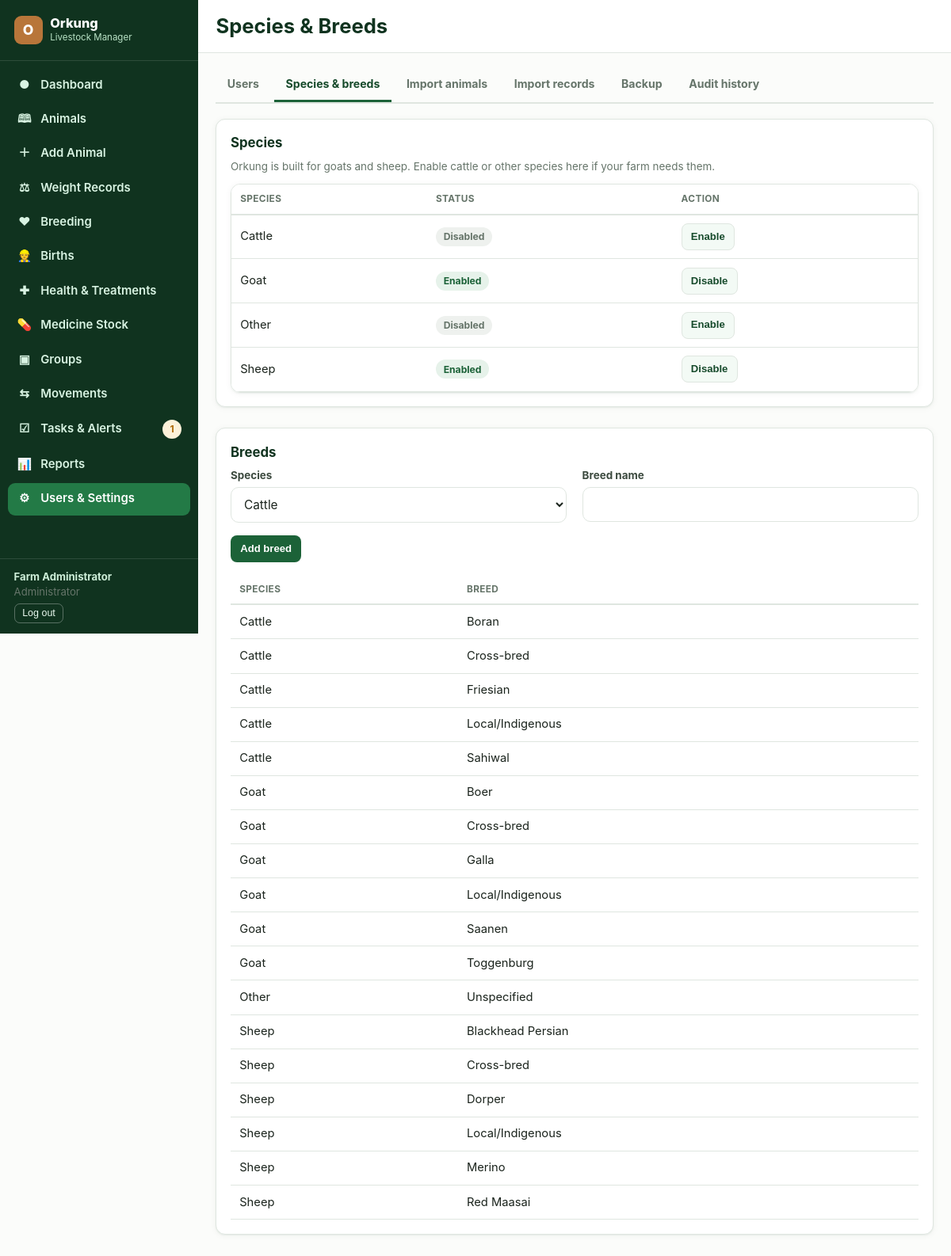
The app's page /admin/settings (signed in) with its own data.
### tables this page shows
CREATE TABLE users (
    id INTEGER PRIMARY KEY AUTOINCREMENT,
    username TEXT NOT NULL UNIQUE,
    password_hash TEXT NOT NULL,
    full_name TEXT NOT NULL,
    email TEXT,
    role TEXT NOT NULL CHECK(role IN ('admin','manager','worker','viewer','vet')),
    active INTEGER NOT NULL DEFAULT 1,
    created_at TEXT NOT NULL DEFAULT (datetime('now')),
    last_login TEXT
);

CREATE TABLE species (
    id INTEGER PRIMARY KEY AUTOINCREMENT,
    name TEXT NOT NULL UNIQUE,
    enabled INTEGER NOT NULL DEFAULT 1
);

CREATE TABLE breeds (
    id INTEGER PRIMARY KEY AUTOINCREMENT,
    species_id INTEGER NOT NULL REFERENCES species(id),
    name TEXT NOT NULL,
    UNIQUE(species_id, name)
);

### blueprints/admin.py (the view)
@bp.route("/settings")
@auth.login_required
@auth.require_roles("admin")
def settings():
    species = db.query("SELECT * FROM species ORDER BY name")
    breeds = db.query("SELECT b.*, s.name AS species_name FROM breeds b JOIN species s ON s.id=b.species_id ORDER BY s.name, b.name")
    return render_template("admin_settings.html", species=species, breeds=breeds)

### auth.py (called while the page is built)
def load_logged_in_user():
    uid = session.get("user_id")
    if uid is None:
        g.user = None
    else:
        g.user = db.query("SELECT * FROM users WHERE id=? AND active=1", (uid,), one=True)
        if g.user is None:
            session.clear()

def login_required(view):
    @wraps(view)
    def wrapped(*args, **kwargs):
        if g.user is None:
            if request.path.startswith("/api/"):
                abort(401)
            return redirect(url_for("auth.login", next=request.path))
        return view(*args, **kwargs)
    return wrapped

def require_roles(*roles):
    def decorator(view):
        @wraps(view)
        def wrapped(*args, **kwargs):
            if g.user is None:
                return redirect(url_for("auth.login", next=request.path))
            if g.user["role"] not in roles:
                db.audit(g.user, "delete_attempt" if request.method == "DELETE" else "access_denied",
                          "permission", summary=f"{g.user['username']} denied {request.method} {request.path}")
                abort(403)
            return view(*args, **kwargs)
        return wrapped
    return decorator

def visible_sections(role):
    return NAV_SECTIONS.get(role, set())

### db.py (called while the page is built)
def get_db():
    if "db" not in g:
        g.db = sqlite3.connect(
            current_app.config["DATABASE"],
            detect_types=sqlite3.PARSE_DECLTYPES,
        )
        g.db.row_factory = sqlite3.Row
        g.db.execute("PRAGMA foreign_keys = ON")
    return g.db

def query(sql, args=(), one=False):
    cur = get_db().execute(sql, args)
    rows = cur.fetchall()
    cur.close()
    if one:
        return rows[0] if rows else None
    return rows

### templates/admin_settings.html (shortened to what this page needs)
{% extends "base.html" %}
{% block heading %}Species &amp; Breeds{% endblock %}
{% block content %}
<div class="tabs">
  <a href="{{ url_for('admin.users') }}">Users</a>
  <a href="{{ url_for('admin.settings') }}" class="active">Species &amp; breeds</a>
  <a href="{{ url_for('admin.import_form') }}">Import animals</a>
  <a href="{{ url_for('records_import.form') }}">Import records</a>
  <a href="{{ url_for('admin.backup') }}">Backup</a>
  <a href="{{ url_for('reports.audit_report') }}">Audit history</a>
</div>
<div class="card section">
  <h3>Species</h3>
  <p class="small muted">Orkung is built for goats and sheep. Enable cattle or other species here if your farm needs them.</p>
  <div class="table-wrap"><table class="data"><thead><tr><th>Species</th><th>Status</th><th>Action</th></tr></thead><tbody>
  {% for s in species %}
  <tr><td data-label="Species">{{ s.name }}</td>
    <td data-label="Status">{% if s.enabled %}<span class="pill green">Enabled</span>{% else %}<span class="pill gray">Disabled</span>{% endif %}</td>
    <td data-label="Action"><form method="post" action="{{ url_for('admin.toggle_species', species_id=s.id) }}">
      <button class="btn small subtle" type="submit">{{ 'Disable' if s.enabled else 'Enable' }}</button></form></td>
  </tr>
  {% endfor %}
  </tbody></table></div>
</div>
<div class="card section">
  <h3>Breeds</h3>
  <form method="post" action="{{ url_for('admin.add_breed') }}" class="form-grid" style="margin-bottom:1rem;">
    <div class="field"><label>Species</label><select name="species_id">{% for s in species %}<option value="{{ s.id }}">{{ s.name }}</option>{% endfor %}</select></div>
    <div class="field"><label>Breed name</label><input type="text" name="name" required></div>
    <div><button class="btn small" type="submit">Add breed</button></div>
  </form>
  <table class="data"><thead><tr><th>Species</th><th>Breed</th></tr></thead><tbody>
  {% for b in breeds %}<tr><td data-label="Species">{{ b.species_name }}</td><td data-label="Breed">{{ b.name }}</td></tr>{% endfor %}
  </tbody></table>
</div>
{% endblock %}

### templates/base.html (shortened to what this page needs)
<!doctype html>
<html lang="en">
<head>
<link rel="stylesheet" href="{{ url_for('static', filename='css/style.css') }}">
</head>
<body>
{% macro navlinks() %}
  {% if 'dashboard' in nav %}<a href="{{ url_for('dashboard.index') }}" class="{{ 'active' if request.endpoint=='dashboard.index' }}"><span class="ic">&#9679;</span> Dashboard</a>{% endif %}
  {% if 'animals' in nav %}<a href="{{ url_for('animals.list_view') }}" class="{{ 'active' if request.endpoint and request.endpoint.startswith('animals.') and request.endpoint!='animals.add' }}"><span class="ic">&#128366;</span> Animals</a>{% endif %}
  {% if 'add_animal' in nav %}<a href="{{ url_for('animals.add') }}" class="{{ 'active' if request.endpoint=='animals.add' }}"><span class="ic">&#65291;</span> Add Animal</a>{% endif %}
  {% if 'weights' in nav %}<a href="{{ url_for('weights.index') }}" class="{{ 'active' if request.endpoint and request.endpoint.startswith('weights.') }}"><span class="ic">&#9878;</span> Weight Records</a>{% endif %}
  {% if 'breeding' in nav %}<a href="{{ url_for('breeding.index') }}" class="{{ 'active' if request.endpoint=='breeding.index' }}"><span class="ic">&#9829;</span> Breeding</a>{% endif %}
  {% if 'births' in nav %}<a href="{{ url_for('breeding.births') }}" class="{{ 'active' if request.endpoint=='breeding.births' }}"><span class="ic">&#128119;</span> Births</a>{% endif %}
  {% if 'health' in nav %}<a href="{{ url_for('health.index') }}" class="{{ 'active' if request.endpoint and request.endpoint.startswith('health.') }}"><span class="ic">&#10010;</span> Health &amp; Treatments</a>{% endif %}
  {% if 'health' in nav %}<a href="{{ url_for('stock.index') }}" class="{{ 'active' if request.endpoint and request.endpoint.startswith('stock.') }}"><span class="ic">&#128138;</span> Medicine Stock</a>{% endif %}
  {% if 'groups' in nav %}<a href="{{ url_for('groups.index') }}" class="{{ 'active' if request.endpoint=='groups.index' }}"><span class="ic">&#9635;</span> Groups</a>{% endif %}
  {% if 'movements' in nav %}<a href="{{ url_for('groups.movements') }}" class="{{ 'active' if request.endpoint=='groups.movements' }}"><span class="ic">&#8646;</span> Movements</a>{% endif %}
  {% if 'tasks' in nav %}<a href="{{ url_for('tasks.index') }}" class="{{ 'active' if request.endpoint and request.endpoint.startswith('tasks.') }}"><span class="ic">&#9745;</span> Tasks &amp; Alerts {% if pending_tasks %}<span class="pill amber" style="margin-left:auto">{{ pending_tasks }}</span>{% endif %}</a>{% endif %}
  {% if 'reports' in nav %}<a href="{{ url_for('reports.index') }}" class="{{ 'active' if request.endpoint and request.endpoint.startswith('reports.') }}"><span class="ic">&#128202;</span> Reports</a>{% endif %}
  {% if 'admin' in nav %}<a href="{{ url_for('admin.users') }}" class="{{ 'active' if request.endpoint and request.endpoint.startswith('admin.') }}"><span class="ic">&#9881;</span> Users &amp; Settings</a>{% endif %}
{% endmacro %}
{% if current_user %}
<div class="app-shell">
  <aside class="sidebar" id="desktopSidebar">
    <div class="brand"><div class="mark">O</div><div><div class="name">Orkung</div><div class="tag">Livestock Manager</div></div></div>
    <nav>{{ navlinks() }}</nav>
    <div class="footer-user">
      <div><strong>{{ current_user.full_name }}</strong></div>
      <div class="muted">{{ role_labels[current_user.role] }}</div>
      <form method="post" action="{{ url_for('auth.logout') }}"><button type="submit">Log out</button></form>
    </div>
  </aside>
  <div class="main">
    <div class="topbar">
      <h1>{% block heading %}{% endblock %}</h1>
    </div>
    <div class="content">
      {% block content %}{% endblock %}
    </div>
  </div>
</div>
{% else %}
  {% block guest_content %}{% endblock %}
{% endif %}
</body>
</html>

### records on screen
users: full_name "Farm Administrator", role "Administrator"
species: name "Cattle", shows "Disabled", enabled "Enable"
species: name "Goat", shows "Enabled", enabled "Disable"
species: name "Other", shows "Disabled", enabled "Enable"
species: name "Sheep", shows "Enabled", enabled "Disable"
breeds: species_name "Cattle", name "Boran"
breeds: species_name "Cattle", name "Cross-bred"
breeds: species_name "Cattle", name "Friesian"
breeds: species_name "Cattle", name "Local/Indigenous"
breeds: species_name "Cattle", name "Sahiwal"
breeds: species_name "Goat", name "Boer"
breeds: species_name "Goat", name "Cross-bred"
breeds: species_name "Goat", name "Galla"
breeds: species_name "Goat", name "Local/Indigenous"
breeds: species_name "Goat", name "Saanen"
breeds: species_name "Goat", name "Toggenburg"
breeds: species_name "Other", name "Unspecified"
breeds: species_name "Sheep", name "Blackhead Persian"
breeds: species_name "Sheep", name "Cross-bred"
breeds: species_name "Sheep", name "Dorper"
breeds: species_name "Sheep", name "Local/Indigenous"
breeds: species_name "Sheep", name "Merino"
breeds: species_name "Sheep", name "Red Maasai"

### other values on screen
{{ pending_tasks }} "1"
form field species_id "Cattle"
